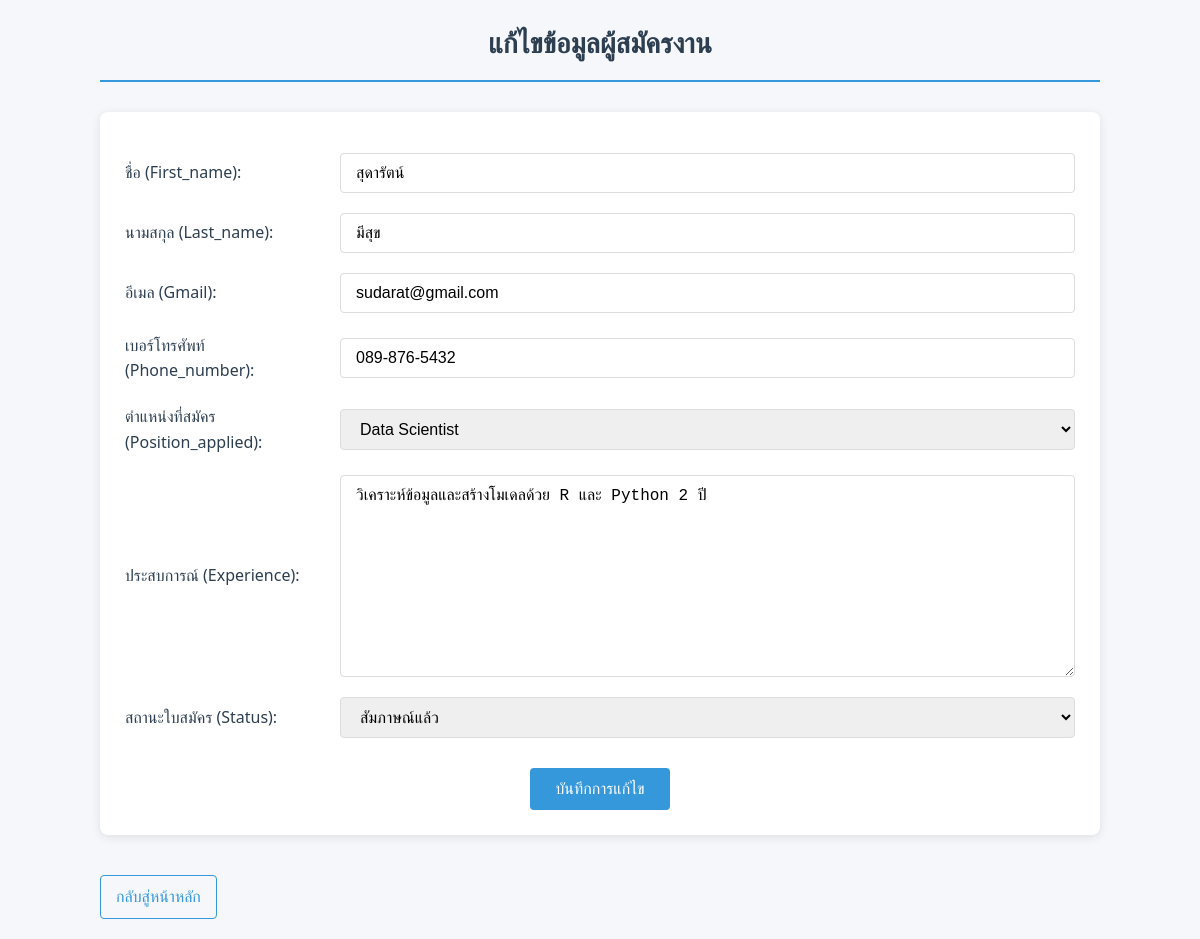
The page /edit/24/ on the database its author committed.
### myapp/models.py (models this page shows, shortened)
class person(models.Model):
    STATUS_CHOICES = [
        ('waiting','รอสัมภาษณ์'),
        ('interviewed','สัมภาษณ์แล้ว'),
        ('hired','รับงานแล้ว'),
        ('not_passed','ไม่ผ่าน'),
    ]
    POSITION_CHOICES = [
    ('UX/UI Designer', 'UX/UI Designer'),
    ('Software Developer/Engineer', 'Software Developer/Engineer'),
    ('Data Scientist', 'Data Scientist'),
    ('Cybersecurity Analyst', 'Cybersecurity Analyst'),
    ('Cloud Engineer/Architect', 'Cloud Engineer/Architect'),
    ('DevOps Engineer', 'DevOps Engineer'),
    ('Network Engineer', 'Network Engineer'),
    ('IT Project Manager', 'IT Project Manager'),
    ('Database Administrator (DBA)', 'Database Administrator (DBA)'),
]
    first_name = models.CharField("ชื่อ (First_name)",max_length=100)
    last_name = models.CharField("นามสกุล (Last_name)",max_length=100)
    gmail = models.EmailField("อีเมล (Gmail)")
    phone_number = models.CharField("เบอร์โทรศัพท์ (Phone_number)",max_length=15)
    position_applied = models.CharField("ตำแหน่งที่สมัคร (Position_applied)",max_length=100,
                                        choices=POSITION_CHOICES)
    experience = models.TextField("ประสบการณ์ (Experience)")
    application_status = models.CharField("สถานะใบสมัคร (Status)",max_length=11,
                                          choices=STATUS_CHOICES , default='waiting')

### myapp/views.py (the view)
# urls.py: path('edit/<int:pk>/', views.edit_application, name='edit_application'),
def edit_application(request, pk):
    application = get_object_or_404(person, pk=pk)
    if request.method == 'POST':
        form = EditForm(request.POST, instance=application)
        if form.is_valid():
            form.save()
            return redirect('home')
    else:
        form = EditForm(instance=application)
    return render(request, 'edit.html', {'form': form, 'application': application})

### myapp/forms.py
class EditForm(forms.ModelForm):
    class Meta:
        model = person
        fields = ['first_name', 'last_name', 'gmail', 'phone_number', 'position_applied', 'experience', 'application_status']
        widgets = {
            'application_status': forms.Select(choices=person.STATUS_CHOICES),
        }

### myapp/templates/edit.html (shortened to what this page needs)
{% block content %}
      <h1>แก้ไขข้อมูลผู้สมัครงาน</h1>
      <form method="post">
        {{ form.as_p }}
        <button type="submit">บันทึกการแก้ไข</button>
      </form>
      <a href="{% url 'home'%}">กลับสู่หน้าหลัก</a>
    </body>
    </html>
{% endblock %}

### myapp/templates/edit.html (style rules this page uses)
h1 { color: #2c3e50; text-align: center; margin-bottom: 30px; padding-bottom: 15px; border-bottom: 2px solid #3498db; font-size: 28px; }
form { background-color: white; padding: 25px; border-radius: 8px; box-shadow: 0 2px 10px rgba(0, 0, 0, 0.1); margin-bottom: 20px; }
form p { margin-bottom: 20px; display: flex; flex-wrap: wrap; align-items: center; }
form p label { width: 200px; font-weight: 500; margin-right: 15px; color: #2c3e50; }
input[type="text"], input[type="email"], input[type="tel"], input[type="date"], select, textarea { flex: 1; padding: 10px 15px; border: 1px solid #ddd; border-radius: 4px; font-size: 16px; transition: border-color 0.3s; }
button[type="submit"] { background-color: #3498db; color: white; border: none; padding: 12px 25px; font-size: 16px; border-radius: 4px; cursor: pointer; transition: background-color 0.3s; display: block; margin: 30px auto 0; }
a { display: inline-block; margin-top: 20px; color: #3498db; text-decoration: none; padding: 8px 15px; border: 1px solid #3498db; border-radius: 4px; transition: all 0.3s; }

### rows shown on the page
person: first_name "สุดารัตน์", last_name "มีสุข", gmail "sudarat@gmail.com", phone_number "089-876-5432", position_applied "Data Scientist", experience "วิเคราะห์ข้อมูลและสร้างโมเดลด้วย R และ Python 2 ปี", application_status "สัมภาษณ์แล้ว"
